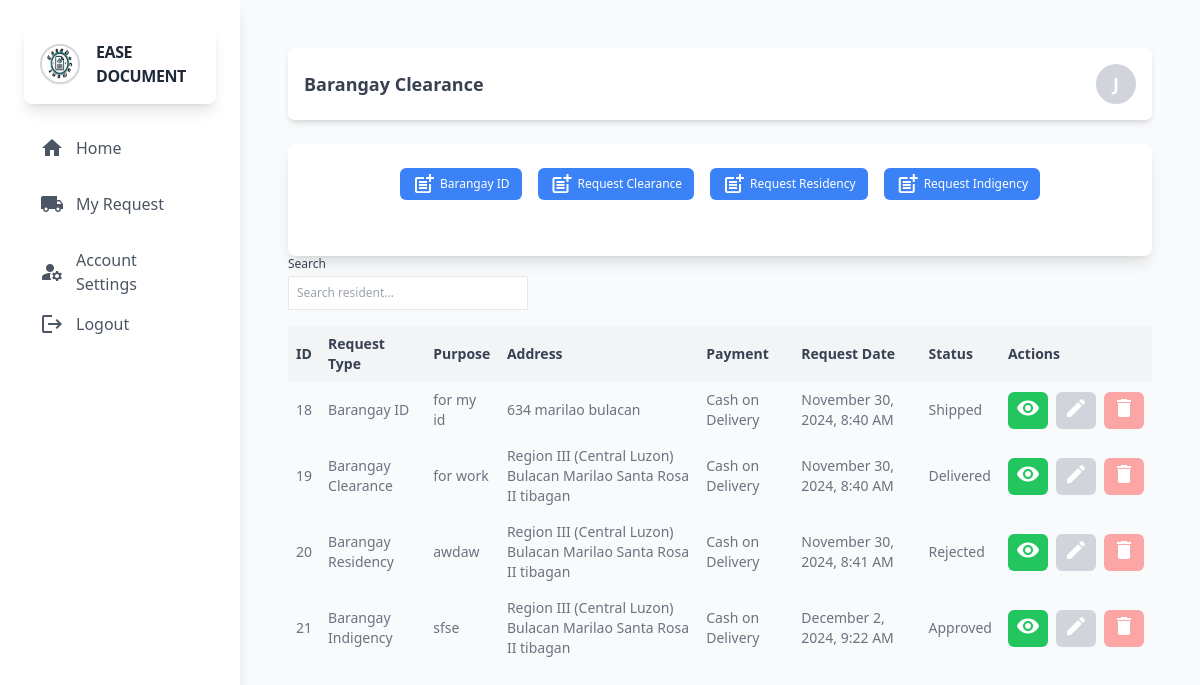
Screenshot of /resident/MyRequest.php (signed in) with the database file from the repository.
### tables this page shows
CREATE TABLE `centralize_request` (
  `cr_id` int(11) NOT NULL,
  `cr_code` varchar(60) NOT NULL,
  `cr_1X1_pic` varchar(255) DEFAULT NULL,
  `cr_Signature` varchar(255) DEFAULT NULL,
  `cr_purpose` text NOT NULL,
  `cr_price` decimal(10,2) NOT NULL,
  `cr_shipping_fee` decimal(10,3) NOT NULL,
  `cr_total` decimal(10,3) NOT NULL,
  `cr_address` varchar(255) NOT NULL,
  `cr_payment` varchar(60) NOT NULL,
  `cr_validId` varchar(255) NOT NULL,
  `cr_proofResidency` varchar(255) DEFAULT NULL,
  `cr_r_id` int(11) NOT NULL,
  `cr_formtype` varchar(60) NOT NULL,
  `cr_request_date` timestamp NOT NULL DEFAULT current_timestamp() ON UPDATE current_timestamp(),
  `cr_status` varchar(60) NOT NULL DEFAULT 'Pending'
);

### resident/backend/db.php (called while the page is built, shortened)
<?php
class db_connect
{
    public $host = db_host;
    public $user = db_user;
    public $pass = db_pass;
    public $name = db_name;
    public function connect()
    {
        try {
            $this->conn = new mysqli($this->host, $this->user, $this->pass, $this->name);
        } catch (\Throwable $th) {
            header("Location:setup.php");
        }
    }
}

### resident/backend/class.php (called while the page is built, shortened)
<?php
include ('db.php');
class global_class extends db_connect
{
    public function fetch_all_clearance_request($r_id){
        $query = "SELECT * FROM centralize_request WHERE cr_r_id = '$r_id'";
        $result = $this->conn->query($query);
        $items = [];
        if ($result && $result->num_rows > 0) {
            while ($row = $result->fetch_assoc()) {
                $items[] = $row;
            }
        }
        return $items;
    }
}
?>

### resident/backend/end-points/request_list.php (the view, shortened to what this page needs)
<?php
$fetch_all_clearance_request = $db->fetch_all_clearance_request($r_id);
if ($fetch_all_clearance_request): ?>
    <?php foreach ($fetch_all_clearance_request as $request):
       if($request['cr_status']=='Pending'){
        $editFunction = "";
        $tailwindclassEdit = "bg-gray-500 text-white py-1 px-2 text-sm rounded-md hover:bg-gray-600 focus:outline-none focus:ring-2 focus:ring-gray-400 focus:ring-opacity-75";
        $tailwindclassCancel = "bg-red-500 text-white py-1 px-2 text-sm rounded-md hover:bg-red-600 focus:outline-none focus:ring-2 focus:ring-red-400 focus:ring-opacity-75";
        } else {
        $editFunction = "disabled";
        $tailwindclassEdit = "bg-gray-300 text-white py-1 px-2 text-sm rounded-md";
        $tailwindclassCancel = "bg-red-300 text-white py-1 px-2 text-sm rounded-md";
       }
        ?>
      <tr>
    <td class="p-2"><?= $request['cr_id']; ?></td>
    <td class="p-2"><?= $request['cr_formtype']; ?></td>
    <td class="p-2"><?= $request['cr_purpose']; ?></td>
    <td class="p-2"><?= $request['cr_address']; ?></td>
    <td class="p-2"><?= $request['cr_payment']; ?></td>
    <td class="p-2">
        <?= (new DateTime($request['cr_request_date']))->format('F j, Y, g:i A'); ?>
    </td>
    <td class="p-2"><?= $request['cr_status']; ?></td>
    <td class="p-2">
        <div class="overflow-x-auto whitespace-nowrap">
            <div class="inline-flex gap-2">
                <button class="viewResidentModal bg-green-500 text-white py-1 px-2 text-sm rounded-md hover:bg-green-600 focus:outline-none focus:ring-2 focus:ring-green-400 focus:ring-opacity-75">
                    <span class="material-icons text-sm">visibility</span>
                </button>
                <button <?=$editFunction?> class="<?=$tailwindclassEdit?>">
                    <span class="material-icons text-sm" >edit</span>
                </button>
                <button <?=$editFunction?> class="<?=$tailwindclassCancel?>">
                    <span class="material-icons text-sm">delete</span>
                </button>
            </div>
        </div>
    </td>
</tr>
    <?php endforeach; ?>
<?php else: ?>
    <tr>
        <td colspan="5" class="p-2">No record found.</td>
    </tr>
<?php endif; ?>

### rows the page displays
centralize_request: cr_id "18", cr_formtype "Barangay ID", cr_purpose "for my id", cr_address "634 marilao bulacan", cr_payment "Cash on Delivery", cr_request_date "November 30, 2024, 8:40 AM", cr_status "Shipped"
centralize_request: cr_id "19", cr_formtype "Barangay Clearance", cr_purpose "for work", cr_address "Region III (Central Luzon) Bulacan Marilao Santa Rosa II tibagan", cr_payment "Cash on Delivery", cr_request_date "November 30, 2024, 8:40 AM", cr_status "Delivered"
centralize_request: cr_id "20", cr_formtype "Barangay Residency", cr_purpose "awdaw", cr_address "Region III (Central Luzon) Bulacan Marilao Santa Rosa II tibagan", cr_payment "Cash on Delivery", cr_request_date "November 30, 2024, 8:41 AM", cr_status "Rejected"
centralize_request: cr_id "21", cr_formtype "Barangay Indigency", cr_purpose "sfse", cr_address "Region III (Central Luzon) Bulacan Marilao Santa Rosa II tibagan", cr_payment "Cash on Delivery", cr_request_date "December 2, 2024, 9:22 AM", cr_status "Approved"

### other values shown
substr(ucfirst($_SESSION['r_fname']), 0, 1) "J"
